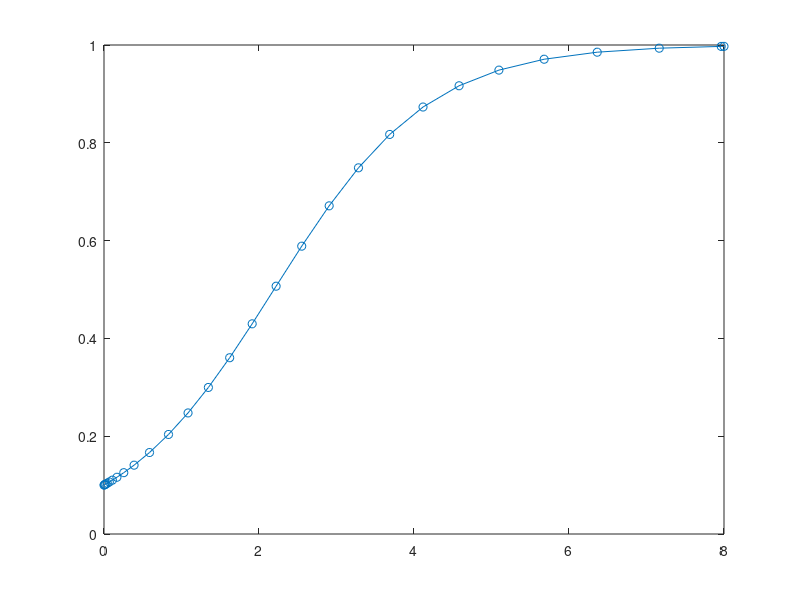
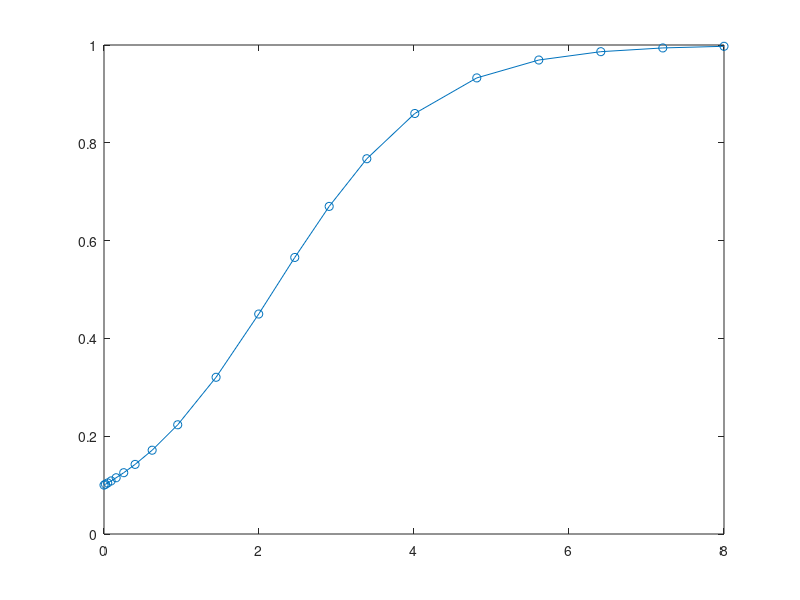

Recreate these plots in MATLAB, in order.
%% Ejemplo de uso del solver ode45

clear 
clc
close all

a = 1; % parametro para f
f = @(t,y) a*y*(1-y); % y'(t)= f(t,y(t))
intervalo = [0, 8]; % en que intervalo queremos resolver el PVI
y0 = 0.1; % condicion inicial

% ode45(f, intervalo, y0)

[t,y] = ode45(f, intervalo, y0);
% plot(t,y, '-o')

%% Solvers distintos generan soluciones distintas

close all

ode23s(f, intervalo, y0);
hold on
ode23(f, intervalo, y0);